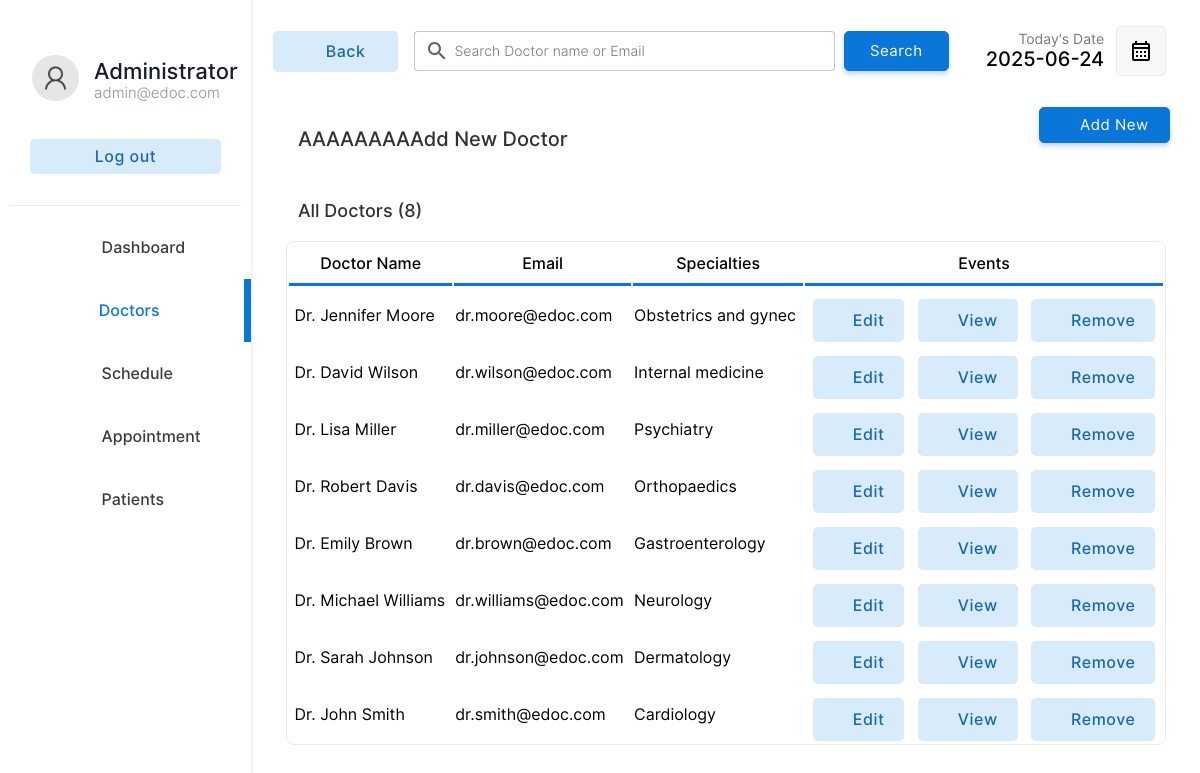
/edoc-sara/doctor/doctors.php (signed in), run on the app's committed database.
### tables this page shows
CREATE TABLE IF NOT EXISTS `doctor` (
  `docid` int(11) NOT NULL AUTO_INCREMENT,
  `docemail` varchar(255) DEFAULT NULL,
  `docname` varchar(255) DEFAULT NULL,
  `docpassword` varchar(255) DEFAULT NULL,
  `docnic` varchar(15) DEFAULT NULL,
  `doctel` varchar(15) DEFAULT NULL,
  `specialties` int(2) DEFAULT NULL,
  PRIMARY KEY (`docid`),
  KEY `specialties` (`specialties`),
  CONSTRAINT `doctor_ibfk_1` FOREIGN KEY (`specialties`) REFERENCES `specialties` (`id`)
);

CREATE TABLE IF NOT EXISTS `specialties` (
  `id` int(2) NOT NULL,
  `sname` varchar(50) DEFAULT NULL,
  PRIMARY KEY (`id`)
);

### edoc-sara/doctor/doctors.php (the view, shortened to what this page needs)
<!DOCTYPE html>
<html lang="en">
<head>
    <link rel="stylesheet" href="../css/animations.css">
    <link rel="stylesheet" href="../css/main.css">
    <link rel="stylesheet" href="../css/admin.css">
</head>
<body>
    <?php
    include("../connection.php");
    ?>
    <div class="container">
        <div class="menu">
            <table class="menu-container" border="0">
                <tr>
                    <td style="padding:10px" colspan="2">
                        <table border="0" class="profile-container">
                            <tr>
                                <td width="30%" style="padding-left:20px" >
                                    <img src="../img/user.png" alt="" width="100%" style="border-radius:50%">
                                </td>
                                <td style="padding:0px;margin:0px;">
                                    <p class="profile-title">Administrator</p>
                                    <p class="profile-subtitle">admin@edoc.com</p>
                                </td>
                            </tr>
                            <tr>
                                <td colspan="2">
                                <a href="../logout.php" ><input type="button" value="Log out" class="logout-btn btn-primary-soft btn"></a>
                                </td>
                            </tr>
                    </table>
                    </td>
                </tr>
                <tr class="menu-row" >
                    <td class="menu-btn menu-icon-dashbord" >
                        <a href="index.php" class="non-style-link-menu"><div><p class="menu-text">Dashboard</p></a></div></a>
                <tr class="menu-row">
                    <td class="menu-btn menu-icon-doctor menu-active menu-icon-doctor-active">
                        <a href="doctors.php" class="non-style-link-menu non-style-link-menu-active"><div><p class="menu-text">Doctors</p></a></div>
                <tr class="menu-row" >
                    <td class="menu-btn menu-icon-schedule">
                        <a href="schedule.php" class="non-style-link-menu"><div><p class="menu-text">Schedule</p></div></a>
                    </td>
                </tr>
                <tr class="menu-row">
                    <td class="menu-btn menu-icon-appoinment">
                        <a href="appointment.php" class="non-style-link-menu"><div><p class="menu-text">Appointment</p></a></div>
                    </td>
                </tr>
                <tr class="menu-row" >
                    <td class="menu-btn menu-icon-patient">
                        <a href="patient.php" class="non-style-link-menu"><div><p class="menu-text">Patients</p></a></div>
                    </td>
                </tr>
        <div class="dash-body">
            <table border="0" width="100%" style=" border-spacing: 0;margin:0;padding:0;margin-top:25px; ">
                <tr >
                    <td width="13%">
                        <a href="doctors.php" ><button  class="login-btn btn-primary-soft btn btn-icon-back"  style="padding-top:11px;padding-bottom:11px;margin-left:20px;width:125px"><font class="tn-in-text">Back</font></button></a>
                    </td>
                    <td>
                        <form action="" method="post" class="header-search">
                            <input type="search" name="search" class="input-text header-searchbar" placeholder="Search Doctor name or Email" list="doctors">&nbsp;&nbsp;
                            <?php
                                $list11 = $database->query("select  docname,docemail from  doctor;");
?>
                            <input type="Submit" value="Search" class="login-btn btn-primary btn" style="padding-left: 25px;padding-right: 25px;padding-top: 10px;padding-bottom: 10px;">
                        </form>
                    </td>
                    <td width="15%">
                        <p style="font-size: 14px;color: rgb(119, 119, 119);padding: 0;margin: 0;text-align: right;">
                            Today's Date
                        </p>
                        <p class="heading-sub12" style="padding: 0;margin: 0;">
                            <?php
                        $date = date('Y-m-d');
                        echo $date;
                        ?>
                        </p>
                    </td>
                    <td width="10%">
                        <button  class="btn-label"  style="display: flex;justify-content: center;align-items: center;"><img src="../img/calendar.svg" width="100%"></button>
                    </td>
                </tr>
                <tr >
                    <td colspan="2" style="padding-top:30px;">
                        <p class="heading-main12" style="margin-left: 45px;font-size:20px;color:rgb(49, 49, 49)">AAAAAAAAAdd New Doctor</p>
                    </td>
                    <td colspan="2">
                        <a href="?action=add&id=none&error=0" class="non-style-link"><button  class="login-btn btn-primary btn button-icon"  style="display: flex;justify-content: center;align-items: center;margin-left:75px;background-image: url('../img/icons/add.svg');">Add New</font></button>
                            </a></td>
                </tr>
                <tr>
                    <td colspan="4" style="padding-top:10px;">
                        <p class="heading-main12" style="margin-left: 45px;font-size:18px;color:rgb(49, 49, 49)">All Doctors (<?php echo $list11->num_rows; ?>)</p>
                    </td>
                </tr>
                <?php
                    if($_POST){
                        $keyword=$_POST["search"];
                        $sqlmain= "select * from doctor where docemail='$keyword' or docname='$keyword' or docname like '$keyword%' or docname like '%$keyword' or docname like '%$keyword%'";
                    }else{
                        $sqlmain= "select * from doctor order by docid desc";
                    }
                ?>
                <tr>
                   <td colspan="4">
                       <center>
                        <div class="abc scroll">
                        <table width="93%" class="sub-table scrolldown" border="0">
                        <thead>
                        <tr>
                                <th class="table-headin">
                                Doctor Name
                                </th>
                                <th class="table-headin">
                                    Email
                                </th>
                                <th class="table-headin">
                                    Specialties
                                </th>
                                <th class="table-headin">
                                    Events
                                </tr>
                        </thead>
                        <tbody>
                            <?php
                                $result= $database->query($sqlmain);
                                if($result->num_rows==0){
                                    echo '<tr>
                                    <td colspan="4">
                                    <br><br><br><br>
                                    <center>
                                    <img src="../img/notfound.svg" width="25%">
                                    <br>
                                    <p class="heading-main12" style="margin-left: 45px;font-size:20px;color:rgb(49, 49, 49)">We  couldnt find anything related to your keywords !</p>
                                    <a class="non-style-link" href="doctors.php"><button  class="login-btn btn-primary-soft btn"  style="display: flex;justify-content: center;align-items: center;margin-left:20px;">&nbsp; Show all Doctors &nbsp;</font></button>
                                    </a>
                                    </center>
                                    <br><br><br><br>
                                    </td>
                                    </tr>';
                                }
                                else{
                                for ( $x=0; $x<$result->num_rows;$x++){
                                    $row=$result->fetch_assoc();
                                    $docid=$row["docid"];
                                    $name=$row["docname"];
                                    $email=$row["docemail"];
                                    $spe=$row["specialties"];
                                    $spcil_res= $database->query("select sname from specialties where id='$spe'");
                                    $spcil_array= $spcil_res->fetch_assoc();
                                    $spcil_name=$spcil_array["sname"];
                                    echo '<tr>
                                        <td> &nbsp;'.
                                        substr($name,0,30)
                                        .'</td>
                                        <td>
                                        '.substr($email,0,20).'
                                        </td>
                                        <td>
                                            '.substr($spcil_name,0,20).'
                                        </td>
                                        <td>
                                        <div style="display:flex;justify-content: center;">
                                        <a href="?action=edit&id='.$docid.'&error=0" class="non-style-link"><button  class="btn-primary-soft btn button-icon btn-edit"  style="padding-left: 40px;padding-top: 12px;padding-bottom: 12px;margin-top: 10px;"><font class="tn-in-text">Edit</font></button></a>
                                        &nbsp;&nbsp;&nbsp;
                                        <a href="?action=view&id='.$docid.'" class="non-style-link"><button  class="btn-primary-soft btn button-icon btn-view"  style="padding-left: 40px;padding-top: 12px;padding-bottom: 12px;margin-top: 10px;"><font class="tn-in-text">View</font></button></a>
                                       &nbsp;&nbsp;&nbsp;
                                       <a href="?action=drop&id='.$docid.'&name='.$name.'" class="non-style-link"><button  class="btn-primary-soft btn button-icon btn-delete"  style="padding-left: 40px;padding-top: 12px;padding-bottom: 12px;margin-top: 10px;"><font class="tn-in-text">Remove</font></button></a>
                                        </div>
                                        </td>
                                    </tr>';
                                }
                            }
                            ?>
                            </tbody>
                        </table>
                        </div>
                        </center>
                   </td>
                </tr>
            </table>
        </div>
</body>
</html>

### edoc-sara/css/main.css (style rules this page uses)
:root { --primarycolor: #0A76D8; --primarycolorhover: #006dd3; --btnice:#D8EBFA; --btnnicetext:#1b62b3; }
body { margin: 0; padding: 0; border-spacing: 0; font-family: 'Inter', sans-serif; }
.input-text { border-radius: 4px; border: 0.5px solid rgb(226, 226, 226); padding: 10px; width: 92%; transition: 0.2s; outline: none; }
.input-text { border: 1px solid #e9ecef; font-size: 14px; line-height: 26px; background-color: #fff; display: block; width: 100%; padding: .375rem .75rem; font-weight: 300; line-height: 1.5; color: #212529; background-color: #fff; background-clip: padding-box; -webkit-appearance: none; -moz-appearance: none; appearance: none; border-radius: .25rem; transition: border-color .15s ease-in-out,box-shadow .15s ease-in-out; }
.input-text::placeholder { font-family: 'Inter', sans-serif; }
.btn { cursor: pointer; padding: 8px 20px; outline: none; text-decoration: none; font-size: 15px; letter-spacing: 0.5px; transition: all 0.3s; border-radius: 5px; font-family: 'Inter', sans-serif; }
.btn-primary { background-color: var(--primarycolor) ; border: 1px solid var(--primarycolor) ; color: #fff ; box-shadow: 0 3px 5px 0 rgba(57,108,240,0.3); }
.btn-primary-soft { background-color: #D8EBFA ; color: #1969AA; font-weight: 500; font-size: 16px; border: none; }
.non-style-link:link, .non-style-link:visited, .non-style-link:hover, .non-style-link:active { text-decoration: none; color: rgb(43, 43, 43); }
.btn-label { margin-left: 10px; padding: 12px 12px; outline: none; text-decoration: none; font-size: 15px; letter-spacing: 0.5px; transition: all 0.3s; border-radius: 5px; background-color: #f0f0f073; border: 1px solid rgba(57,108,240,0.1) ; font-family: 'Inter', sans-serif; }
.sub-table { border: 1px solid #ebebeb; border-radius: 8px; }
.table-headin { font-size: 16px; font-weight: 500; padding: 10px; border-bottom: 3px solid var(--primarycolor); }
.abc { width: 100%; height: 550px; overflow: auto; }
input[type=search] { background-image: url('../img/search.svg'); background-position: 10px 50%; background-repeat: no-repeat; transition: 0.5s; padding: 8px 20px 8px 40px; }
.button-icon { background-position: 10px 50%; background-repeat: no-repeat; transition: 0.5s; padding: 8px 20px 8px 40px; }
.menu-btn { padding:6px; color: #3b3b3b; background-position: 30% 50%; background-repeat: no-repeat; transition: 0.5s; }
.menu-text { padding-left: 40%; font-weight: 500; font-size: 16px; }
.menu-active { color: var(--primarycolor); border-right: 7px solid var(--primarycolor); background-color: var(); }
.non-style-link-menu:link, .non-style-link-menu:visited, .non-style-link-menu:active { text-decoration: none; color: #3b3b3b; }
.non-style-link-menu-active:link, .non-style-link-menu-active:visited, .non-style-link-menu-active:active { text-decoration: none; color: var(--primarycolor); }
.menu-icon-dashbord { background-image: url('../img/icons/dashboard.svg'); }
.menu-icon-doctor { background-image: url('../img/icons/doctors.svg'); }
.menu-icon-schedule { background-image: url('../img/icons/schedule.svg'); }
.menu-icon-appoinment { background-image: url('../img/icons/book.svg'); }
.menu-icon-patient { background-image: url('../img/icons/patients.svg'); }
.menu-icon-doctor:hover,.menu-icon-doctor-active { color: var(--primarycolor); background-image: url('../img/icons/doctors-hover.svg'); }
.btn-icon-back { background-image: url('../img/icons/back-iceblue.svg'); background-position: 18px 50%; background-repeat: no-repeat; transition: 0.5s; padding: 8px 20px 8px 40px; }
.btn-edit { background-image: url('../img/icons/edit-iceblue.svg'); }
.btn-view { background-image: url('../img/icons/view-iceblue.svg'); }
.btn-delete { background-image: url('../img/icons/delete-iceblue.svg'); }

### edoc-sara/doctor/doctors.php (style rules this page uses)
.sub-table { animation: transitionIn-Y-bottom 0.5s; }

### data on the page
doctor: docname "Dr. Jennifer Moore", docemail "dr.moore@edoc.com", specialties.sname "Obstetrics and gynec"
doctor: docname "Dr. David Wilson", docemail "dr.wilson@edoc.com", specialties.sname "Internal medicine"
doctor: docname "Dr. Lisa Miller", docemail "dr.miller@edoc.com", specialties.sname "Psychiatry"
doctor: docname "Dr. Robert Davis", docemail "dr.davis@edoc.com", specialties.sname "Orthopaedics"
doctor: docname "Dr. Emily Brown", docemail "dr.brown@edoc.com", specialties.sname "Gastroenterology"
doctor: docname "Dr. Michael Williams", docemail "dr.williams@edoc.com", specialties.sname "Neurology"
doctor: docname "Dr. Sarah Johnson", docemail "dr.johnson@edoc.com", specialties.sname "Dermatology"
doctor: docname "Dr. John Smith", docemail "dr.smith@edoc.com", specialties.sname "Cardiology"

### other printed values
$list11->num_rows "8"
